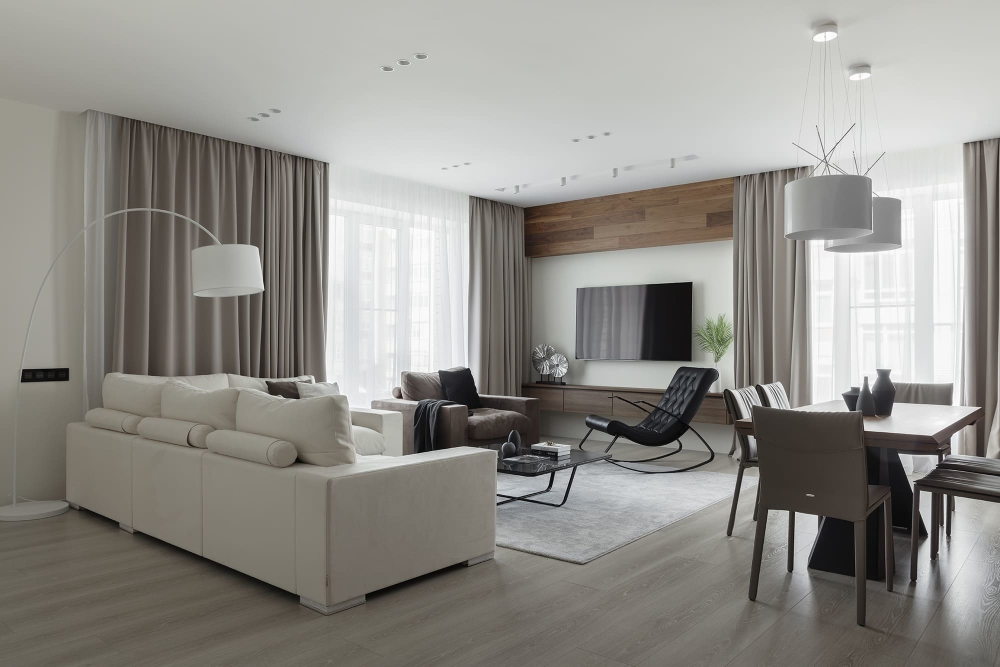
//> input picture ConsoleApplication1/signal-2023-12-14-212155_002.jpeg, 2000 x 1333 px (shown at 1/2 size)
$ ./ConsoleApplication1   (built with g++ and OpenCV 4)
//> lines starting //> are read from the running program, lines starting //| are printed output that depends on the picture
// ConsoleApplication1.cpp : This file contains the 'main' function. Program execution begins and ends there.
//

#include <iostream>
#include <opencv2/opencv.hpp>
#include <opencv2/highgui/highgui.hpp>
#include <opencv2/imgproc/imgproc.hpp>

using namespace std;
using namespace cv;

// [106 lines left out: functions FastDetector, KLTDetector_new, Lumen, not called in this run]

vector<pair<int, int>> find_pixels_around_circle(int y_center, int x_center, int radius) {
    vector<pair<int, int>> pixels; //оголошення вектора pixels для зберігання координатів

    int x = radius;
    int y = 0;
    int d = 3 - 2 * radius;

    while (x >= y) {
        pixels.push_back(make_pair(x_center + x, y_center + y));
        pixels.push_back(make_pair(x_center - x, y_center + y));
        pixels.push_back(make_pair(x_center + x, y_center - y));
        pixels.push_back(make_pair(x_center - x, y_center - y));
        pixels.push_back(make_pair(x_center + y, y_center + x));
        pixels.push_back(make_pair(x_center - y, y_center + x));
        pixels.push_back(make_pair(x_center + y, y_center - x));
        pixels.push_back(make_pair(x_center - y, y_center - x));
        if (d < 0) {
            d = d + 4 * y + 6;
        }
        else {
            d = d + 4 * (y - x) + 10;
            x--;
        }
        y++;

    }


    return (pixels);

}


bool isCorner(const Mat& image, int x, int y, int threshold = 50) {
    //Вибір порогового значення

    //обхід зображення

    // Визначення кроку для регулярної сітки
    int step = 5;
    int radius = 2;
    int n = 12;
    // Обходження зображення регулярною сіткою
    int rows = image.rows;
    int cols = image.cols;
    bool all_pass = true;
    //Для підрахунки чи є кути
    int number_of_corners = 0;
    int number_of_non_corners = 0;

    try {


        // Доступ до пікселя за координатами (x, y)

        uchar p_Value = image.at<uchar>(y, x);//отримати значення інтенсивності пікселя в конкретних координатах з чорно-білого зображення.

        //std::cout << "Value=" << static_cast<int>(pixelValue) << endl;

        //інтенсивність:
        int Ip = static_cast<int>(p_Value);
        vector<pair<int, int>> pixels = find_pixels_around_circle(y, x, radius);
        // Вивести координати знайдених пікселів
        int temp = 1;
        // std::cout << "\ncenter Pixel at (" << x_center << ", " << y_center << "): ";
        //std::cout << "Value center =" << Ip << endl;
            for (const auto& pixel : pixels) {
                //Якщо 12 точок в окрузі підходять, то це особлива точка
                while (temp < n) {
                    //std::cout <<"(" << pixel.first << " ";
                    //std::cout << pixel.second <<")" << " "<<"\n";
                    uchar circle_Value = image.at<uchar>(pixels[temp].second, pixels[temp].first);
                    //std::cout << "Value=" << static_cast<int>(circle_Value) << endl;
                    int Ic = static_cast<int>(circle_Value);

                    // Оголошення вектора для запису інтенсивності одновимірних значень
                    std::vector<int> IntenceVector;

                    // Додавання значень до вектора
                    IntenceVector.push_back(Ic);


                    for (const auto& value : IntenceVector) {
                        if (value <= Ip - threshold || value >= Ip + threshold) {
                            all_pass = false;
                            cout << "nope";
                            number_of_corners += 1;
                            break;
                             // Якщо знайдено елемент, який темніше, то перериває умову
                        }
                        else {
                            number_of_non_corners += 1;
                        }
                        if (all_pass == false)
                        {
                            break;
                        }

                    }


                    temp += 1;
                }

            }


    }


    catch (const cv::Exception& e) {
        // Обробка виключення OpenCV
        cerr << "OpenCV Exception: " << e.what() << endl;
    }
    catch (const exception& e) {
        // Обробка інших стандартних виключень
        cerr << "Standard Exception: " << e.what() << endl;
    }
    catch (...) {
        // Перехоплення інших непередбачуваних виключень
        cerr << "Unknown Exception" << endl;
    }

    return all_pass;
}

int main()
{
    // [9 lines of commented-out code are left out]


    Mat image = imread("signal-2023-12-14-212155_002.jpeg", IMREAD_GRAYSCALE);
//> image: 1333 rows x 2000 cols, CV_8UC1; min 0, max 255, mean 143
    if (image.empty()) {
        cerr << "Could not open or find the image!" << endl;
    }

    vector<Point2i> corners;
    int threshold = 60;
    for (int y = 3; y < image.rows - 3; ++y) {
        for (int x = 3; x < image.cols - 3; ++x) {
            if (isCorner(image, x, y, threshold)) {
                corners.push_back(Point2i(x, y));
                uchar circle_Value = image.at<uchar>(y, x) = 225; // Білий колір
            }
        }
    }
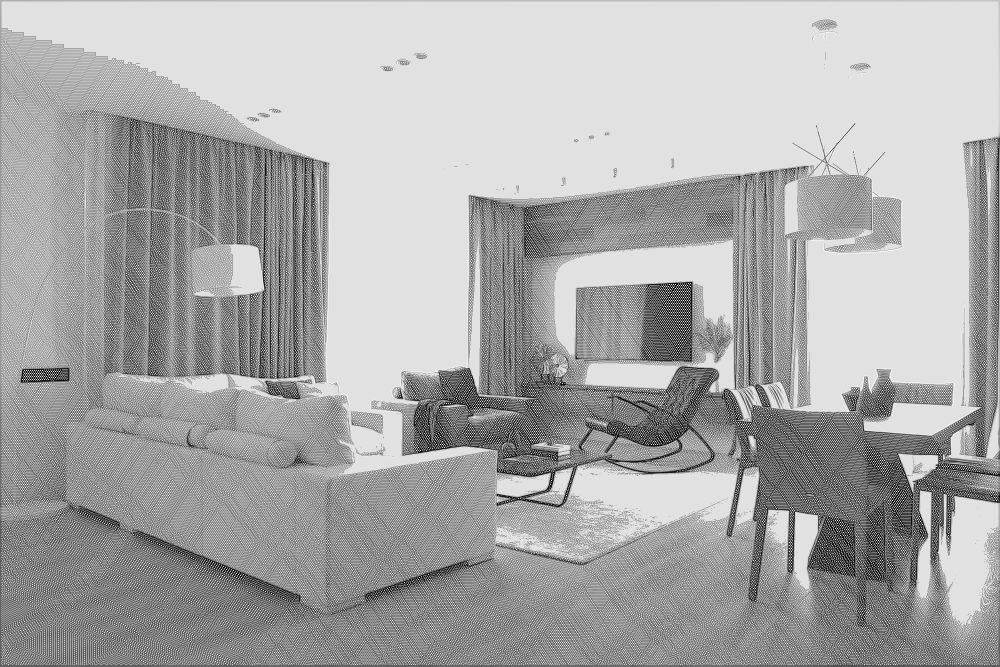
//> image: 1333 rows x 2000 cols, CV_8UC1 (shown at 1/2 size); min 0, max 255, mean 170.4
//> after the loop, corners = 1423483 items

    // Відобразити кути на зображенні
    Mat result = image.clone();
    for (const auto& corner : corners) {
        circle(result, corner, 3, Scalar(0, 255, 0), 2);

    }
//> this loop made 1423483 passes
//> corner on passes 1 to 3: Point(3, 3), Point(4, 3), Point(5, 3)
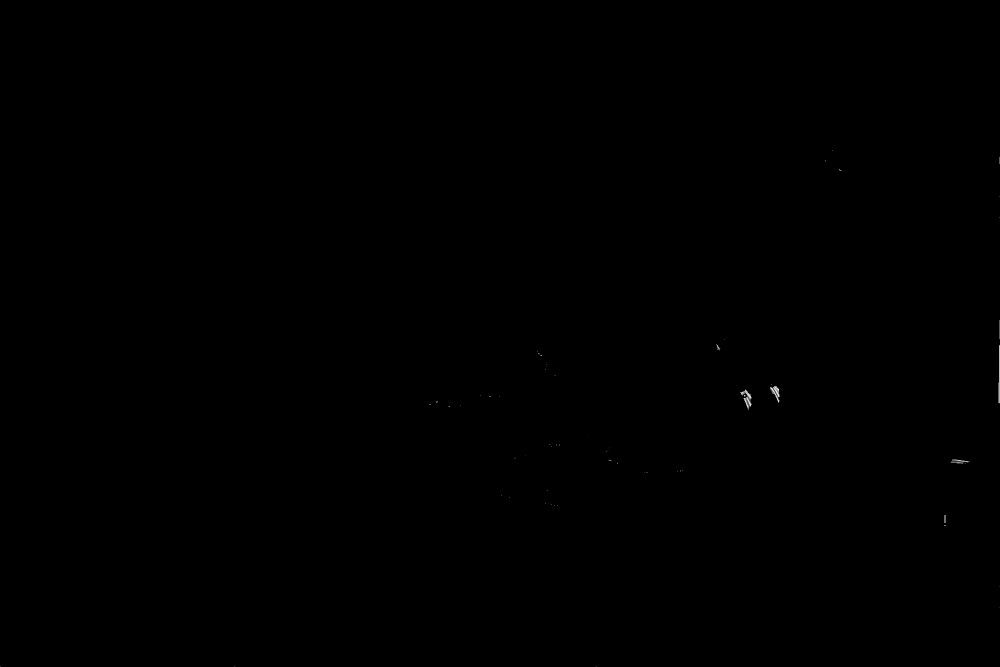
//> result: 1333 rows x 2000 cols, CV_8UC1 (shown at 1/2 size); min 0, max 255, mean 0.1

    // Відображення зображення
    imshow("FAST Corners", image);
    cv::imwrite("circle_image.png", image);
    cv::waitKey(0);
    return 0;
}

// Run program: Ctrl + F5 or Debug > Start Without Debugging menu
// Debug program: F5 or Debug > Start Debugging menu

// Tips for Getting Started:
//   1. Use the Solution Explorer window to add/manage files
//   2. Use the Team Explorer window to connect to source control
//   3. Use the Output window to see build output and other messages
//   4. Use the Error List window to view errors
//   5. Go to Project > Add New Item to create new code files, or Project > Add Existing Item to add existing code files to the project
//   6. In the future, to open this project again, go to File > Open > Project and select the .sln file

$ run again, with ConsoleApplication1/signal-2023-12-14-212155_003.jpeg copied over ConsoleApplication1/signal-2023-12-14-212155_002.jpeg
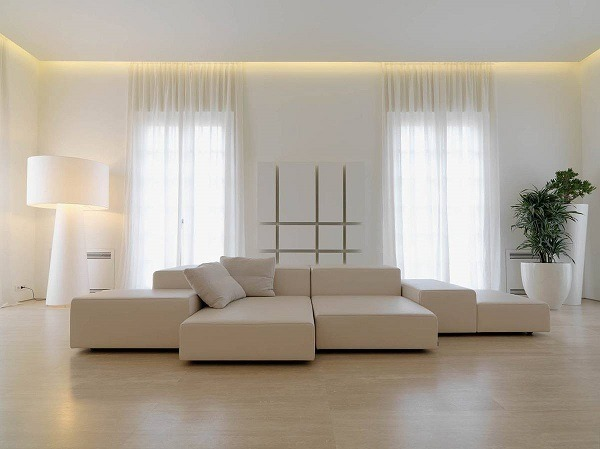
//> input picture ConsoleApplication1/signal-2023-12-14-212155_003.jpeg, 600 x 449 px
//> `Mat image = imread("signal-2023-12-14-212155_002.jpeg", IMREAD_GRAYSCA..`:
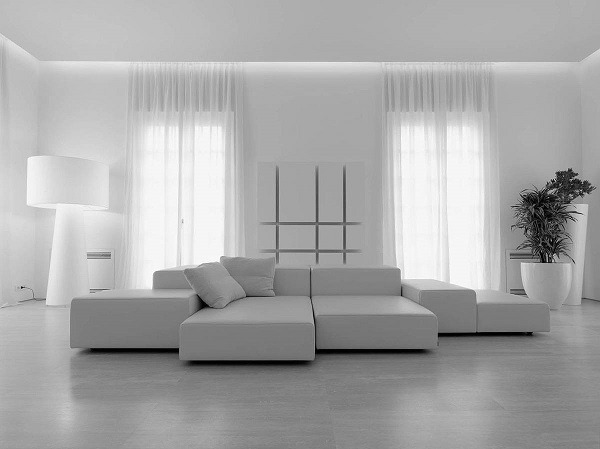
//> image: 449 rows x 600 cols, CV_8UC1; min 0, max 255, mean 168.5
//> after the loop `for (int y = 3; y < image.rows - 3; ++y)`:
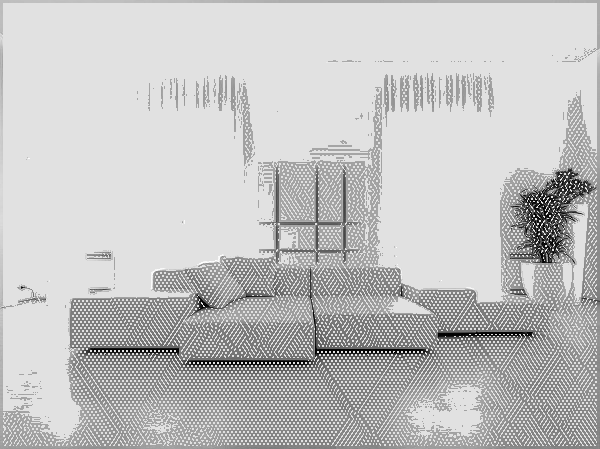
//> image: 449 rows x 600 cols, CV_8UC1; min 0, max 255, mean 195
//> after the loop `for (int y = 3; y < image.rows - 3; ++y)`: corners = 179113 items
//> the loop `for (const auto& corner : corners)` made 179113 passes
//> corner on passes 1 to 3: Point(3, 3), Point(4, 3), Point(5, 3)
